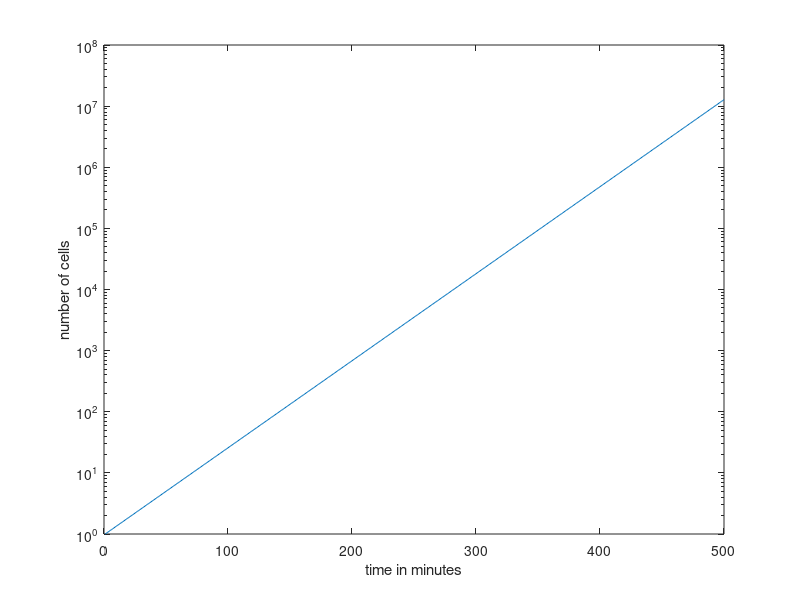

The MATLAB script that drew this image:
% Using Matlab

% kind of like a calculator
2+2

% define a variable
a = 4

% semicolon supresses output
a = 6;

% can look at vectors and matrices of numbers
b = [1 2 5 7]
b2 = [0:4:20]

c = [1 2 3; 4 5 6; 7 8 9]

% call on positions in a vector or matrix
b(3)

c(2,1)
% in row,column notation

%%% Use the Euler method to predict the
% number of cells over time

N1 = 1; % start with 1 cells at first time point
r = 1/30; % rate constant for cell growth

dN_dt = N1*r; % dNdt for the first time point
dt = 30; % time in min

% calculate at 30 minutes
N2 = N1 + dN_dt * dt;

% write a for loop to automatically calculate the
% growth curve
dt = 1; % 1 min

% what is the initial number of cells
N = [];
N(1) = 1;

for t = 2:500
    N(t) = N(t-1) + N(t-1)*r * dt;
end

% make a vector of time
time = [1:1:500];

plot(time,N)

% plot on a log scale
semilogy(time,N)

% semilogx, loglog
xlabel('time in minutes')
ylabel('number of cells')
    





